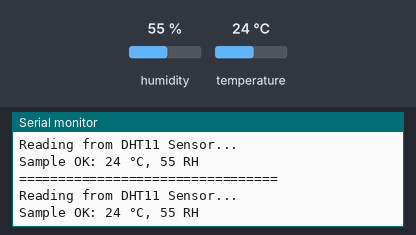
The sketch below on a simulated Arduino Uno, built with avr-gcc and run on an emulated ATmega328P. Shown: the last lines printed to the serial monitor. Inputs (shaded band) come from the test bench; at power-on: humidity 55 %, temperature 24 °C.

Above: at 2.3 s.
2.4 s: humidity set to 22 %
At 3.7 s:
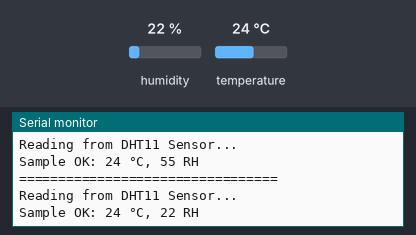
4.5 s: temperature set to 12 °C
At 5.8 s:
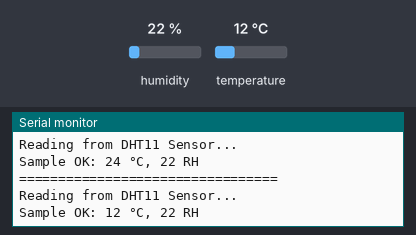
6.6 s: humidity set to 40 %
At 8.9 s:
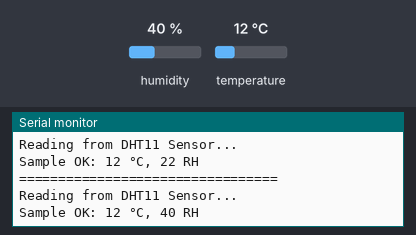
Timing chart, 0 to 10.4 s (numbered marks = the images above; inputs shaded):
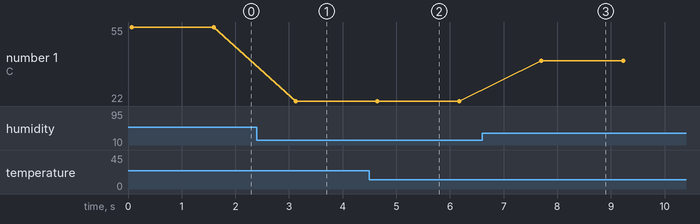

The sketch:

Humidity_Sensor_DHT11.ino
```cpp
/*
  Project: Humidity and Temperature Sensor (DHT11)
  Description:
    - Reads temperature (°C) and humidity (%RH) from DHT11 sensor.
    - Displays values on Serial Monitor.
*/

#include <SimpleDHT.h>

// Define DHT11 pin and object
int pinDHT11 = 7;
SimpleDHT11 dht11(pinDHT11);

void setup() {
  Serial.begin(9600);  // Initialize Serial Monitor
}

void loop() {
  Serial.println("=================================");
  Serial.println("Reading from DHT11 Sensor...");

  // Variables to store readings
  byte temperature = 0;
  byte humidity = 0;
  int err = SimpleDHTErrSuccess;

  // Read data from sensor and handle errors
  if ((err = dht11.read(&temperature, &humidity, NULL)) != SimpleDHTErrSuccess) {
    Serial.print("Read DHT11 failed, err=");
    Serial.println(err);
    delay(1000);
    return;
  }

  // If successful, print values
  Serial.print("Sample OK: ");
  Serial.print((int)temperature);
  Serial.print(" °C, ");
  Serial.print((int)humidity);
  Serial.println(" RH");

  // Wait before next reading
  delay(1500);
}
```

Measured:
- after the input at 2.4 s, the serial monitor: prints a new line after 0.72 s (image 1)
- after the input at 4.5 s, the serial monitor: prints a new line after 0.15 s (image 2)
- after the input at 6.6 s, the serial monitor: prints a new line after 1.1 s (image 3)
- plotted number 1: 55 → 22 after the input at 2.4 s, 22 → 40 after the input at 6.6 s
